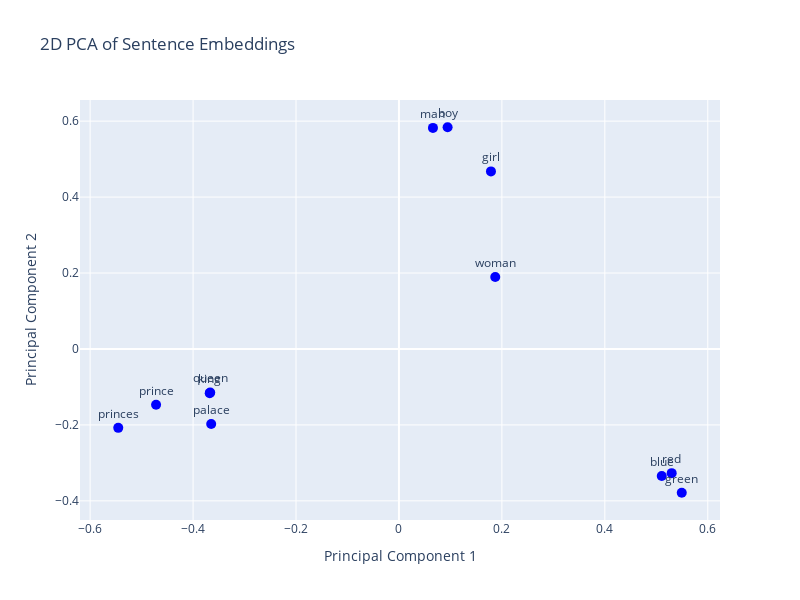

Notebook cell for this chart:
### Markdown cell above
When visualizing the reduced vectors, clear semantic clusters appear.

### Code cell
plot(words, embed(words))

### Figure 1 — Plotly figure (JSON) as saved in the notebook; plotly's stock layout.template omitted (floating-point values rounded to 4 significant figures)
{"data": [{"marker": {"color": "blue", "size": 10}, "mode": "markers+text", "text": ["queen", "king", "prince", "princes", "man", "woman", "boy", "girl", "red", "green", "blue", "palace"], "textposition": "top center", "type": "scatter", "x": [-0.3667, -0.3677, -0.4719, -0.5454, 0.06606, 0.1871, 0.09452, 0.1788, 0.5299, 0.5495, 0.5106, -0.3648], "y": [-0.1146, -0.1163, -0.147, -0.2077, 0.5822, 0.1897, 0.5839, 0.4676, -0.327, -0.3786, -0.3347, -0.1975]}], "layout": {"height": 600, "showlegend": false, "title": {"text": "2D PCA of Sentence Embeddings"}, "width": 800, "xaxis": {"title": {"text": "Principal Component 1"}}, "yaxis": {"title": {"text": "Principal Component 2"}}}}
